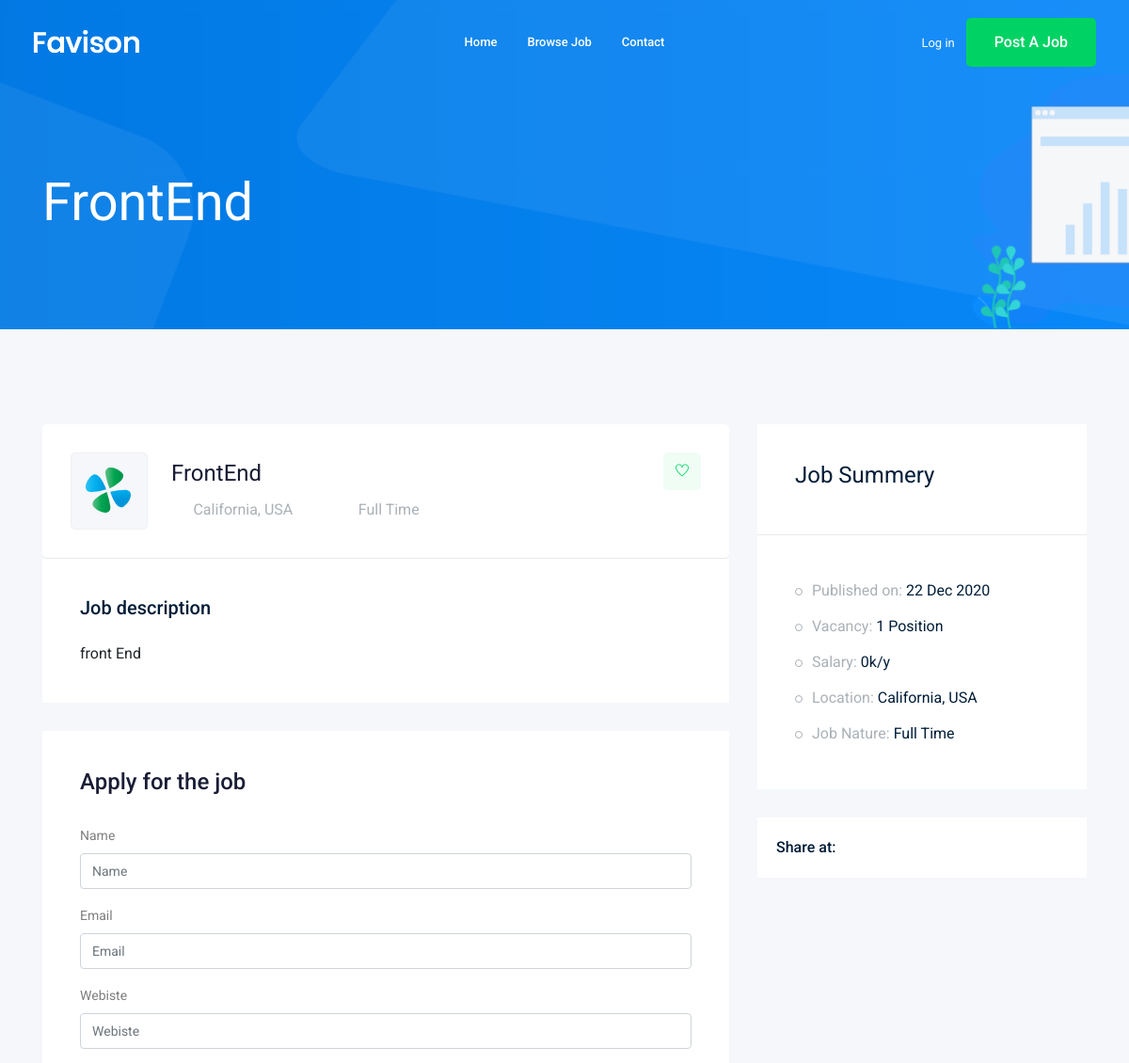
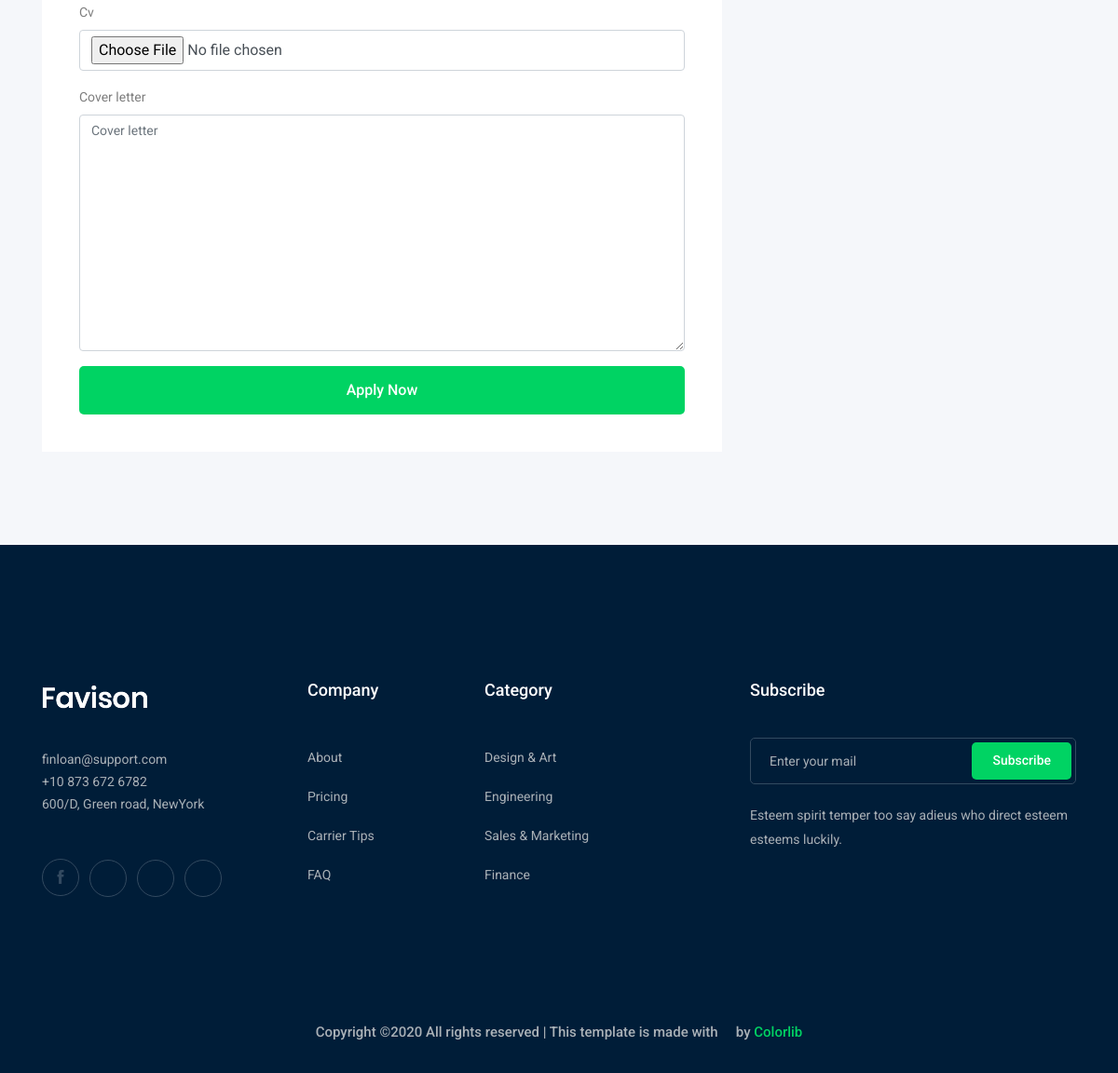
Page /jobs/frontend on the committed database (2 pictures, top to bottom).
### job/models.py (models this page shows, shortened)
class Job(models.Model):  # table
    owner = models.ForeignKey(User, related_name='job_owner', on_delete=models.CASCADE)
    title = models.CharField(max_length=100)  # column
    job_type = models.CharField(max_length=15 , choices=JOB_TYPE)
    description = models.TextField(max_length=1000)
    published_at = models.DateTimeField(auto_now=True)
    Vacancy = models.IntegerField(default=1)
    salary = models.IntegerField(default=0)
    experience = models.IntegerField(default=1)
    category = models.ForeignKey('Category',on_delete=models.CASCADE)
    image = models.ImageField(upload_to=image_upload)
    slug = models.SlugField(blank=True, null=True)

### job/views.py (the view)
# urls.py: path('<str:slug>', views.job_detail ,name ='job_detail')
def job_detail(request,slug):
    job = Job.objects.get(slug=slug)
    if request.method=='POST':
        form = ApplyForm(request.POST , request.FILES)
        if form.is_valid():
            myform = form.save(commit=False)
            myform.job = job
            myform.save()
            print('Done')
    else:
        form = ApplyForm()
    context = {
        'job':job,
        'form':form
    }
    return render(request,'job/job_detail.html',context)

### job/forms.py
class ApplyForm(forms.ModelForm):
    class Meta:
        model = Apply
        fields = ['name' ,'email','webiste','cv','cover_letter']

### job/templates/job/job_detail.html (shortened to what this page needs)
{% extends "base.html" %}
{% load bootstrap4 %}
{% block  content %}
    <div class="bradcam_area bradcam_bg_1">
        <div class="container">
            <div class="row">
                <div class="col-xl-12">
                    <div class="bradcam_text">
                        <h3>{{job.title}}</h3>
                    </div>
                </div>
            </div>
        </div>
    </div>
    <div class="job_details_area">
        <div class="container">
            <div class="row">
                <div class="col-lg-8">
                    <div class="job_details_header">
                        <div class="single_jobs white-bg d-flex justify-content-between">
                            <div class="jobs_left d-flex align-items-center">
                                <div class="thumb">
                                    <img src="img/svg_icon/1.svg" alt="">
                                </div>
                                <div class="jobs_conetent">
                                    <a href="#"><h4>{{job.title}}</h4></a>
                                    <div class="links_locat d-flex align-items-center">
                                        <div class="location">
                                            <p> <i class="fa fa-map-marker"></i> California, USA</p>
                                        </div>
                                        <div class="location">
                                            <p> <i class="fa fa-clock-o"></i>{{job.job_type}}</p>
                                        </div>
                                    </div>
                                </div>
                            </div>
                            <div class="jobs_right">
                                <div class="apply_now">
                                    <a class="heart_mark" href="#"> <i class="ti-heart"></i> </a>
                                </div>
                            </div>
                        </div>
                    </div>
                    <div class="descript_wrap white-bg">
                        <div class="single_wrap">
                            <h4>Job description</h4>
                            {{job.description}}
                        </div>
                    </div>
                    <div class="apply_job_form white-bg">
                        <h4>Apply for the job</h4>
                        <form method="POST" enctype="multipart/form-data">
                                {% bootstrap_form form %}
                                {% buttons %}
                                    <button class="boxed-btn3 w-100" type="submit">Apply Now</button>
                                {% endbuttons %}
                        </form>
                    </div>
                </div>
                <div class="col-lg-4">
                    <div class="job_sumary">
                        <div class="summery_header">
                            <h3>Job Summery</h3>
                        </div>
                        <div class="job_content">
                            <ul>
                                <li>Published on: <span>{{job.published_at|date:'d M o'}}</span></li>
                                <li>Vacancy: <span>{{job.Vacancy}} Position</span></li>
                                <li>Salary: <span>{{job.salary}}k/y</span></li>
                                <li>Location: <span>California, USA</span></li>
                                <li>Job Nature: <span> {{job.job_type}}</span></li>
                            </ul>
                        </div>
                    </div>
                    <div class="share_wrap d-flex">
                        <span>Share at:</span>
                        <ul>
                            <li><a href="#"> <i class="fa fa-facebook"></i></a> </li>
                            <li><a href="#"> <i class="fa fa-google-plus"></i></a> </li>
                            <li><a href="#"> <i class="fa fa-twitter"></i></a> </li>
                            <li><a href="#"> <i class="fa fa-envelope"></i></a> </li>
                        </ul>
                    </div>
                    <div class="job_location_wrap">
                        <div class="job_lok_inner">
                            <div id="map" style="height: 200px;"></div>
                          </div>
                    </div>
                </div>
            </div>
        </div>
    </div>
    {% endblock  %}

### rows in the picture
Job: title "FrontEnd", job_type "Full Time", description "front End", published_at "22 Dec 2020", Vacancy "1", salary "0"
